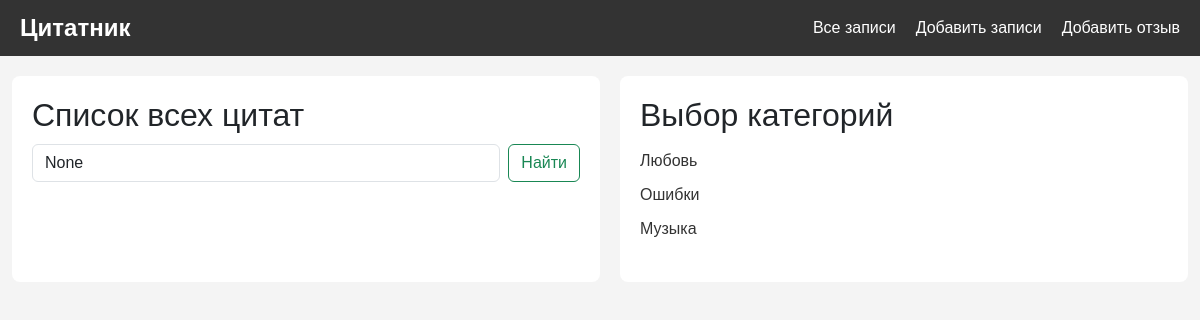
/notes/search, run on an earlier commit of the app's database.
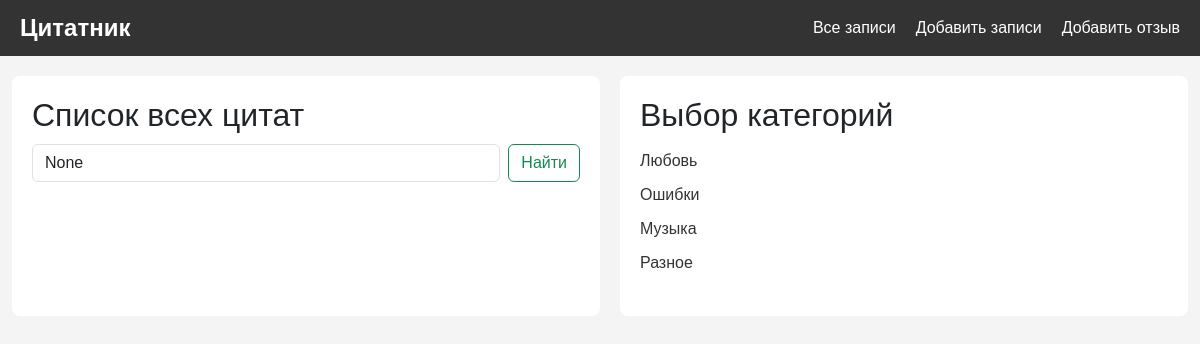
And on a later commit of the database.
### core/models.py (models this page shows, shortened)
class NoteCategory(models.Model):
    class Meta:
        verbose_name = 'Категория'
        verbose_name_plural = 'Категории'
    title = models.CharField(max_length = 255, verbose_name = 'Название')

### core/views.py (the view)
# urls.py: path('notes/search',notes_search, name='notes_search'),
def notes_search(request):
    notes = Note.objects.all()
    text = request.GET.get('text')
    if text:
        notes = notes.filter(Q(title__icontains=text)|Q(text__icontains=text))
    page = request.GET.get('page', 1)
    p = Paginator(notes, 5)
    page_objects = p.get_page(page)
    categories = NoteCategory.objects.all()
    context = {
        'page_obj': page_objects,
        'categories': categories,
        'search_text': text
    }
    return render(request, 'notes.html', context)

### templates/notes.html (shortened to what this page needs)
{% extends 'base.html' %}
{% block content %}
<div class="main-content">
    <h2>Список всех цитат</h2>
    <form class="d-flex mb-4" role="search" action="{% url 'notes_search' %}">
        <input value="{{ search_text }}" name="text" class="form-control me-2" type="search" placeholder="Найти" aria-label="Search">
        <button class="btn btn-outline-success" type="submit">Найти</button>
    </form>
</div>
<aside class="sidebar">
    <h2>Выбор категорий</h2>
    <ul>
        {% for category in categories %}
            {% if category.id == active_category.id   %}
                <li><a href="?category={{category.id}}"><b>{{category.title}}</b></a></li>
            {% else %}
                <li><a href="?category={{category.id}}">{{category.title}}</a></li>
            {% endif %}
        {% endfor %}
    </ul>
</aside>
{% endblock %}

What changed in the data, as far as the page shows it:
added NoteCategory: title "Разное"
